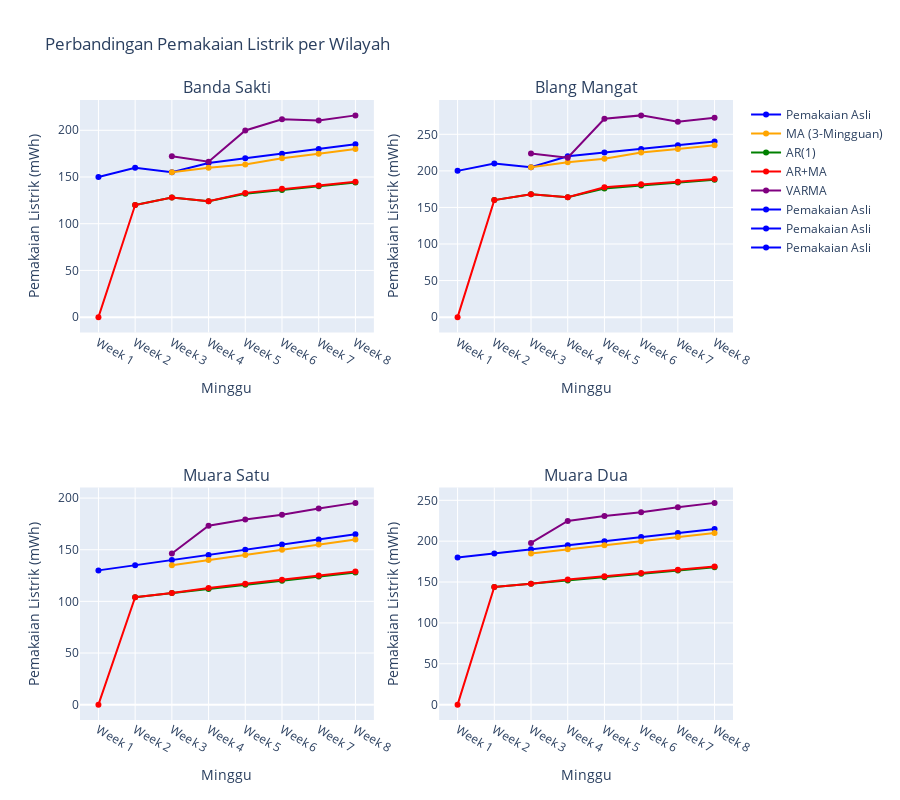

Notebook code cell kept with this figure:
### Code cell
# 7. Plotting grafik perbandingan per wilayah dalam grid 2x2 menggunakan Plotly
fig = make_subplots(rows=2, cols=2, subplot_titles=regions)

for idx, region in enumerate(regions):
    df_region = df_regions[region]
    row = idx // 2 + 1
    col = idx % 2 + 1
    
    # Pemakaian Asli
    fig.add_trace(go.Scatter(x=df_region['Minggu'], y=df_region['Y'], mode='lines+markers', 
                             name='Pemakaian Asli', line=dict(color=colors['Pemakaian Asli'])), row=row, col=col)
    
    # Menambahkan model dengan warna yang ditentukan
    for model in models:
        show_legend = (region == regions[0])  # Hanya tunjukkan legend pada subplot pertama
        fig.add_trace(go.Scatter(x=df_region['Minggu'], y=df_region[model], mode='lines+markers', 
                                 name=model if show_legend else '', line=dict(color=colors[model]), showlegend=show_legend), row=row, col=col)

# Menyesuaikan layout
fig.update_layout(title_text='Perbandingan Pemakaian Listrik per Wilayah', height=800)
fig.update_xaxes(title_text='Minggu')
fig.update_yaxes(title_text='Pemakaian Listrik (mWh)')
fig.show()

### Figure 1 — Plotly figure (JSON) as saved in the notebook; plotly's stock layout.template omitted (floating-point values rounded to 4 significant figures)
{"data": [{"line": {"color": "blue"}, "mode": "lines+markers", "name": "Pemakaian Asli", "type": "scatter", "x": ["Week 1", "Week 2", "Week 3", "Week 4", "Week 5", "Week 6", "Week 7", "Week 8"], "xaxis": "x", "y": [150, 160, 155, 165, 170, 175, 180, 185], "yaxis": "y"}, {"line": {"color": "orange"}, "mode": "lines+markers", "name": "MA (3-Mingguan)", "showlegend": true, "type": "scatter", "x": ["Week 1", "Week 2", "Week 3", "Week 4", "Week 5", "Week 6", "Week 7", "Week 8"], "xaxis": "x", "y": [null, null, 155, 160, 163.3, 170, 175, 180], "yaxis": "y"}, {"line": {"color": "green"}, "mode": "lines+markers", "name": "AR(1)", "showlegend": true, "type": "scatter", "x": ["Week 1", "Week 2", "Week 3", "Week 4", "Week 5", "Week 6", "Week 7", "Week 8"], "xaxis": "x", "y": [null, 120, 128, 124, 132, 136, 140, 144], "yaxis": "y"}, {"line": {"color": "red"}, "mode": "lines+markers", "name": "AR+MA", "showlegend": true, "type": "scatter", "x": ["Week 1", "Week 2", "Week 3", "Week 4", "Week 5", "Week 6", "Week 7", "Week 8"], "xaxis": "x", "y": [0, 120, 128, 124, 133, 137.3, 141, 145], "yaxis": "y"}, {"line": {"color": "purple"}, "mode": "lines+markers", "name": "VARMA", "showlegend": true, "type": "scatter", "x": ["Week 1", "Week 2", "Week 3", "Week 4", "Week 5", "Week 6", "Week 7", "Week 8"], "xaxis": "x", "y": [null, null, 172.1, 166.4, 199.8, 211.8, 210.5, 216.0], "yaxis": "y"}, {"line": {"color": "blue"}, "mode": "lines+markers", "name": "Pemakaian Asli", "type": "scatter", "x": ["Week 1", "Week 2", "Week 3", "Week 4", "Week 5", "Week 6", "Week 7", "Week 8"], "xaxis": "x2", "y": [200, 210, 205, 220, 225, 230, 235, 240], "yaxis": "y2"}, {"line": {"color": "orange"}, "mode": "lines+markers", "name": "", "showlegend": false, "type": "scatter", "x": ["Week 1", "Week 2", "Week 3", "Week 4", "Week 5", "Week 6", "Week 7", "Week 8"], "xaxis": "x2", "y": [null, null, 205, 211.7, 216.7, 225, 230, 235], "yaxis": "y2"}, {"line": {"color": "green"}, "mode": "lines+markers", "name": "", "showlegend": false, "type": "scatter", "x": ["Week 1", "Week 2", "Week 3", "Week 4", "Week 5", "Week 6", "Week 7", "Week 8"], "xaxis": "x2", "y": [null, 160, 168, 164, 176, 180, 184, 188], "yaxis": "y2"}, {"line": {"color": "red"}, "mode": "lines+markers", "name": "", "showlegend": false, "type": "scatter", "x": ["Week 1", "Week 2", "Week 3", "Week 4", "Week 5", "Week 6", "Week 7", "Week 8"], "xaxis": "x2", "y": [0, 160, 168, 164, 177.7, 181.7, 185, 189], "yaxis": "y2"}, {"line": {"color": "purple"}, "mode": "lines+markers", "name": "", "showlegend": false, "type": "scatter", "x": ["Week 1", "Week 2", "Week 3", "Week 4", "Week 5", "Week 6", "Week 7", "Week 8"], "xaxis": "x2", "y": [null, null, 223.6, 217.9, 271.3, 275.9, 267.1, 272.6], "yaxis": "y2"}, {"line": {"color": "blue"}, "mode": "lines+markers", "name": "Pemakaian Asli", "type": "scatter", "x": ["Week 1", "Week 2", "Week 3", "Week 4", "Week 5", "Week 6", "Week 7", "Week 8"], "xaxis": "x3", "y": [130, 135, 140, 145, 150, 155, 160, 165], "yaxis": "y3"}, {"line": {"color": "orange"}, "mode": "lines+markers", "name": "", "showlegend": false, "type": "scatter", "x": ["Week 1", "Week 2", "Week 3", "Week 4", "Week 5", "Week 6", "Week 7", "Week 8"], "xaxis": "x3", "y": [null, null, 135, 140, 145, 150, 155, 160], "yaxis": "y3"}, {"line": {"color": "green"}, "mode": "lines+markers", "name": "", "showlegend": false, "type": "scatter", "x": ["Week 1", "Week 2", "Week 3", "Week 4", "Week 5", "Week 6", "Week 7", "Week 8"], "xaxis": "x3", "y": [null, 104, 108, 112, 116, 120, 124, 128], "yaxis": "y3"}, {"line": {"color": "red"}, "mode": "lines+markers", "name": "", "showlegend": false, "type": "scatter", "x": ["Week 1", "Week 2", "Week 3", "Week 4", "Week 5", "Week 6", "Week 7", "Week 8"], "xaxis": "x3", "y": [0, 104, 108, 113, 117, 121, 125, 129], "yaxis": "y3"}, {"line": {"color": "purple"}, "mode": "lines+markers", "name": "", "showlegend": false, "type": "scatter", "x": ["Week 1", "Week 2", "Week 3", "Week 4", "Week 5", "Week 6", "Week 7", "Week 8"], "xaxis": "x3", "y": [null, null, 146.4, 173.2, 179.2, 183.8, 189.9, 195.4], "yaxis": "y3"}, {"line": {"color": "blue"}, "mode": "lines+markers", "name": "Pemakaian Asli", "type": "scatter", "x": ["Week 1", "Week 2", "Week 3", "Week 4", "Week 5", "Week 6", "Week 7", "Week 8"], "xaxis": "x4", "y": [180, 185, 190, 195, 200, 205, 210, 215], "yaxis": "y4"}, {"line": {"color": "orange"}, "mode": "lines+markers", "name": "", "showlegend": false, "type": "scatter", "x": ["Week 1", "Week 2", "Week 3", "Week 4", "Week 5", "Week 6", "Week 7", "Week 8"], "xaxis": "x4", "y": [null, null, 185, 190, 195, 200, 205, 210], "yaxis": "y4"}, {"line": {"color": "green"}, "mode": "lines+markers", "name": "", "showlegend": false, "type": "scatter", "x": ["Week 1", "Week 2", "Week 3", "Week 4", "Week 5", "Week 6", "Week 7", "Week 8"], "xaxis": "x4", "y": [null, 144, 148, 152, 156, 160, 164, 168], "yaxis": "y4"}, {"line": {"color": "red"}, "mode": "lines+markers", "name": "", "showlegend": false, "type": "scatter", "x": ["Week 1", "Week 2", "Week 3", "Week 4", "Week 5", "Week 6", "Week 7", "Week 8"], "xaxis": "x4", "y": [0, 144, 148, 153, 157, 161, 165, 169], "yaxis": "y4"}, {"line": {"color": "purple"}, "mode": "lines+markers", "name": "", "showlegend": false, "type": "scatter", "x": ["Week 1", "Week 2", "Week 3", "Week 4", "Week 5", "Week 6", "Week 7", "Week 8"], "xaxis": "x4", "y": [null, null, 197.9, 224.7, 230.7, 235.3, 241.4, 246.9], "yaxis": "y4"}], "layout": {"annotations": [{"font": {"size": 16}, "showarrow": false, "text": "Banda Sakti", "x": 0.225, "xanchor": "center", "xref": "paper", "y": 1, "yanchor": "bottom", "yref": "paper"}, {"font": {"size": 16}, "showarrow": false, "text": "Blang Mangat", "x": 0.775, "xanchor": "center", "xref": "paper", "y": 1, "yanchor": "bottom", "yref": "paper"}, {"font": {"size": 16}, "showarrow": false, "text": "Muara Satu", "x": 0.225, "xanchor": "center", "xref": "paper", "y": 0.375, "yanchor": "bottom", "yref": "paper"}, {"font": {"size": 16}, "showarrow": false, "text": "Muara Dua", "x": 0.775, "xanchor": "center", "xref": "paper", "y": 0.375, "yanchor": "bottom", "yref": "paper"}], "height": 800, "title": {"text": "Perbandingan Pemakaian Listrik per Wilayah"}, "xaxis": {"anchor": "y", "domain": [0, 0.45], "title": {"text": "Minggu"}}, "xaxis2": {"anchor": "y2", "domain": [0.55, 1], "title": {"text": "Minggu"}}, "xaxis3": {"anchor": "y3", "domain": [0, 0.45], "title": {"text": "Minggu"}}, "xaxis4": {"anchor": "y4", "domain": [0.55, 1], "title": {"text": "Minggu"}}, "yaxis": {"anchor": "x", "domain": [0.625, 1], "title": {"text": "Pemakaian Listrik (mWh)"}}, "yaxis2": {"anchor": "x2", "domain": [0.625, 1], "title": {"text": "Pemakaian Listrik (mWh)"}}, "yaxis3": {"anchor": "x3", "domain": [0, 0.375], "title": {"text": "Pemakaian Listrik (mWh)"}}, "yaxis4": {"anchor": "x4", "domain": [0, 0.375], "title": {"text": "Pemakaian Listrik (mWh)"}}}}
